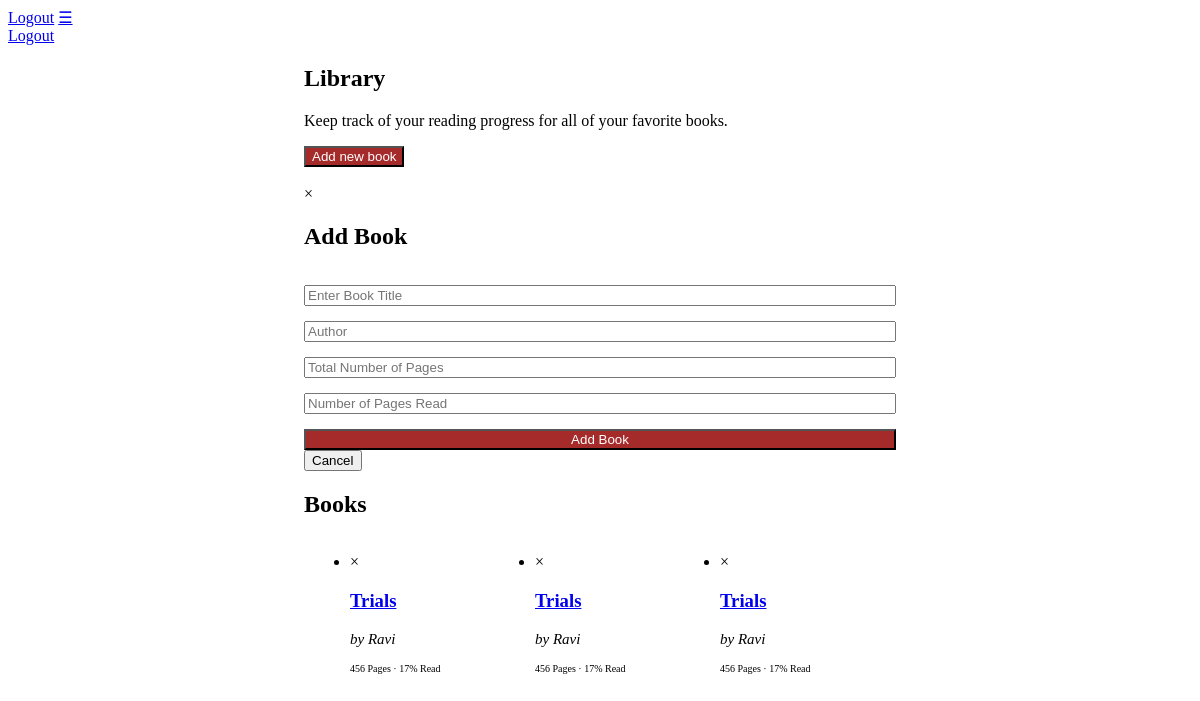
The page /home (signed in) on the database as committed earlier.
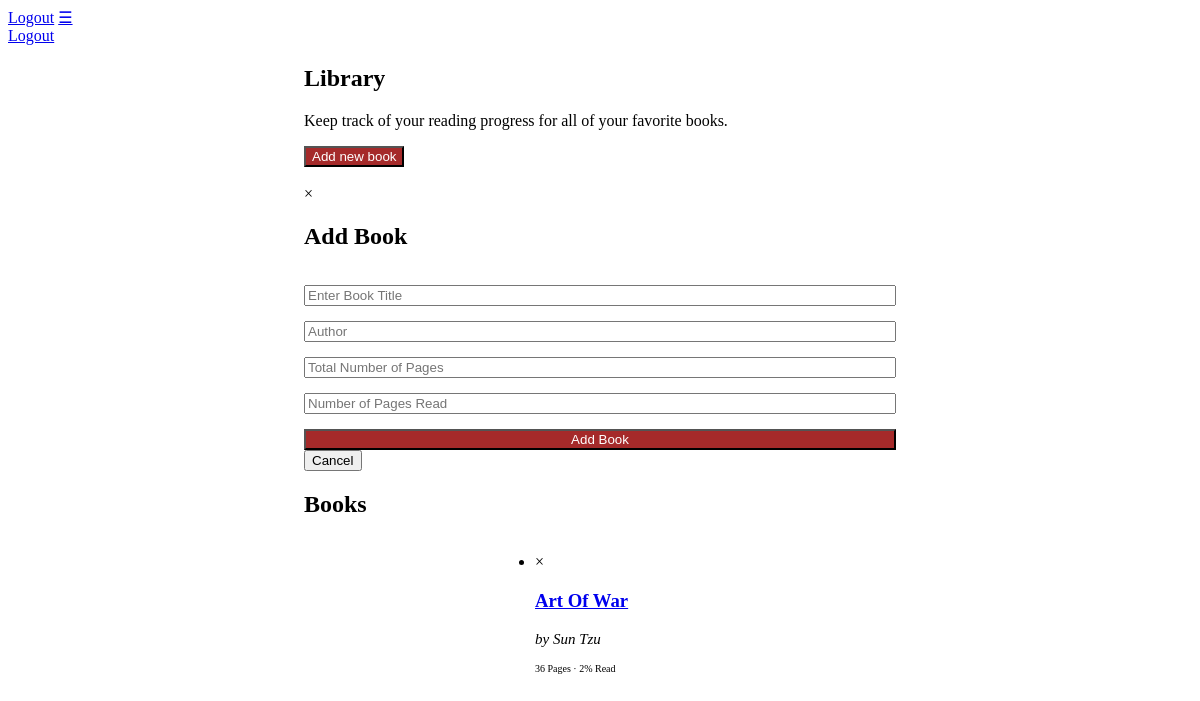
The same page on the database as committed later.
### app/models.py (models this page shows)
class Book(db.Model):
    id = db.Column(db.Integer, primary_key=True)
    author = db.Column(db.String(150))
    title = db.Column(db.String(150))
    nPages = db.Column(db.Integer)
    pagesRead = db.Column(db.Integer)
    lastUpdated = db.Column(db.DateTime(timezone=True), default=func.now())
    userid = db.Column(db.Integer, db.ForeignKey('user.id'))

### app/views.py (the view, shortened to what this page needs)
@views.route('/', methods=['GET', 'POST'])
@views.route('/home', methods=['GET', 'POST'])
@login_required
def home():
    return render_template("home.html", user=current_user)

### app/__init__.py (called while the page is built)
def create_app():
    app = Flask(__name__)
    app.config['SECRET_KEY'] = "sdoifniodsnfnfoidsnfoisd156161#$%"
    app.config['SQLALCHEMY_DATABASE_URI'] = f'sqlite:///{DB_NAME}'
    app.config['SQLALCHEMY_TRACK_MODIFICATIONS'] = False
    db.init_app(app)
    from .views import views
    from .auth import auth
    app.register_blueprint(views, url_prefix='/')
    app.register_blueprint(auth, url_prefix='/')
    from .models import User, Book
    create_database(app)
    login_manager = LoginManager()
    login_manager.login_view = 'auth.login'
    login_manager.init_app(app)
    @login_manager.user_loader
    def load_user(id):
        return User.query.get(int(id))
    return app

### app/templates/home.html
{% extends "base.html" %} {%block title%}Library{%endblock%} {%block aside%}
<div>
  <h2>Library</h2>
  <p>Keep track of your reading progress for all of your favorite books.</p>
  <button
    id="addBookModal"
    type="button"
    class="w3-btn w3-block w3-section"
    onclick="document.getElementById('id01').style.display='block'"
  >
    Add new book
  </button>
  <div id="id01" class="w3-modal">
    <div class="w3-modal-content w3-card-4 w3-animate-zoom">
      <div class="w3-center">
        <br />
        <span
          aria-hidden="true"
          onclick="document.getElementById('id01').style.display='none'"
          class="w3-btn w3-display-topright"
          title="Close Modal"
          >&times;</span
        >
      </div>
      <form id="addBook" class="w3-container" method="POST">
        <h2>Add Book</h2>
        <input
          required
          class="w3-input w3-border"
          type="text"
          name="title"
          id="title"
          placeholder="Enter Book Title"
        />
        <input
          required
          class="w3-input w3-border"
          type="text"
          name="author"
          id="author"
          placeholder="Author"
        />
        <input
          required
          class="w3-input w3-border"
          type="number"
          name="nPages"
          id="nPages"
          min="1"
          max="9999"
          placeholder="Total Number of Pages"
        />
        <input
          required
          class="w3-input w3-border"
          type="number"
          name="pagesRead"
          id="pagesRead"
          min="0"
          placeholder="Number of Pages Read"
        />
        <button
          id="addBookButton"
          type="submit"
          class="w3-btn w3-block w3-section"
        >
          Add Book
        </button>
      </form>
      <div class="w3-container w3-border-top w3-padding-16">
        <button
          onclick="document.getElementById('id01').style.display='none'"
          type="button"
          class="w3-btn"
        >
          Cancel
        </button>
      </div>
    </div>
  </div>
</div>
{%endblock%} {%block content%}
<h2>Books</h2>
<ul id="books" class="w3-ul">
  {% for book in user.books %}
  <li id="book" class="w3-card-4">
    <p
      aria-hidden="true"
      onClick="deleteBook('{{book.id}}')"
      id="{{book.id}}"
      class="w3-btn w3-right"
    >
      &times;
    </p>
    <div>
      <a href="/book/{{book.id}}"
        ><h3 id="displayTitle">{{book.title[:40]}}</h3></a
      >
      <p id="displayAuthor"><i>by {{book.author[:30]}}</i></p>
      <p id="displayProgress">
        {{ book.nPages }} Pages &middot; {{ (100 * book.pagesRead / book.nPages)
        | int}}% Read
      </p>
    </div>
  </li>
  {% endfor %}
</ul>
{%endblock%}

Rows that differ between the two databases and show on the page:
removed Book: title "Trials", author "Ravi", nPages "456", (100*book.pagesRead/book.nPages)|int "17"
removed Book: title "Trials", author "Ravi", nPages "456", (100*book.pagesRead/book.nPages)|int "17"
removed Book: title "Trials", author "Ravi", nPages "456", (100*book.pagesRead/book.nPages)|int "17"
added Book: title "Art Of War", author "Sun Tzu", nPages "36", (100*book.pagesRead/book.nPages)|int "2"
